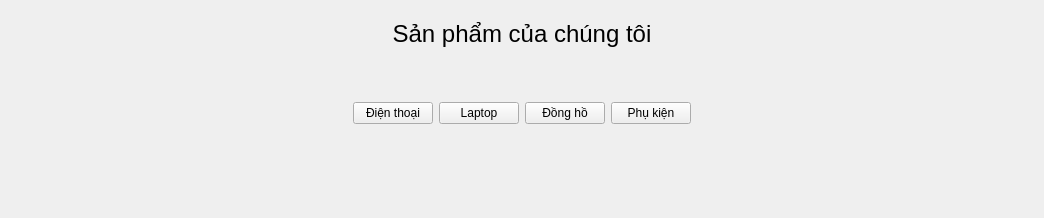
                   <widget class="QWidget" name="widget_15" native="true">
                    <property name="minimumSize">
                     <size>
                      <width>0</width>
                      <height>0</height>
                     </size>
                    </property>
                    <layout class="QVBoxLayout" name="verticalLayout_9">
                     <item>
                      <widget class="QWidget" name="widget_19" native="true">
                       <layout class="QHBoxLayout" name="horizontalLayout">
                        <item>
                         <widget class="QLabel" name="label_3">
                          <property name="font">
                           <font>
                            <pointsize>18</pointsize>
                           </font>
                          </property>
                          <property name="text">
                           <string>Sản phẩm của chúng tôi</string>
                          </property>
                          <property name="alignment">
                           <set>Qt::AlignCenter</set>
                          </property>
                         </widget>
                        </item>
                       </layout>
                      </widget>
                     </item>
                     <item>
                      <widget class="QWidget" name="ourProductContainer" native="true">
                       <property name="minimumSize">
                        <size>
                         <width>0</width>
                         <height>100</height>
                        </size>
                       </property>
                       <layout class="QHBoxLayout" name="horizontalLayout_3">
                        <item>
                         <spacer name="horizontalSpacer_4">
                          <property name="orientation">
                           <enum>Qt::Horizontal</enum>
                          </property>
                          <property name="sizeHint" stdset="0">
                           <size>
                            <width>324</width>
                            <height>20</height>
                           </size>
                          </property>
                         </spacer>
                        </item>
                        <item>
                         <widget class="QWidget" name="ourProduct" native="true">
                          <property name="minimumSize">
                           <size>
                            <width>100</width>
                            <height>0</height>
                           </size>
                          </property>
                          <layout class="QHBoxLayout" name="horizontalLayout_8">
                           <item>
                            <layout class="QHBoxLayout" name="horizontalLayout_7">
                             <item>
                              <widget class="QPushButton" name="pushButton_9">
                               <property name="cursor">
                                <cursorShape>PointingHandCursor</cursorShape>
                               </property>
                               <property name="text">
                                <string>Điện thoại</string>
                               </property>
                              </widget>
                             </item>
                             <item>
                              <widget class="QPushButton" name="pushButton_8">
                               <property name="cursor">
                                <cursorShape>PointingHandCursor</cursorShape>
                               </property>
                               <property name="text">
                                <string>Laptop</string>
                               </property>
                              </widget>
                             </item>
                             <item>
                              <widget class="QPushButton" name="pushButton_7">
                               <property name="cursor">
                                <cursorShape>PointingHandCursor</cursorShape>
                               </property>
                               <property name="text">
                                <string>Đồng hồ</string>
                               </property>
                              </widget>
                             </item>
                             <item>
                              <widget class="QPushButton" name="pushButton_6">
                               <property name="cursor">
                                <cursorShape>PointingHandCursor</cursorShape>
                               </property>
                               <property name="text">
                                <string>Phụ kiện</string>
                               </property>
                              </widget>
                             </item>
                            </layout>
                           </item>
                          </layout>
                         </widget>
                        </item>
                        <item>
                         <spacer name="horizontalSpacer_5">
                          <property name="orientation">
                           <enum>Qt::Horizontal</enum>
                          </property>
                          <property name="sizeHint" stdset="0">
                           <size>
                            <width>324</width>
                            <height>20</height>
                           </size>
                          </property>
                         </spacer>
                        </item>
                       </layout>
                      </widget>
                     </item>
                     <item>
                      <widget class="QWidget" name="widget_17" native="true">
                       <property name="minimumSize">
                        <size>
                         <width>0</width>
                         <height>0</height>
                        </size>
                       </property>
                       <layout class="QHBoxLayout" name="horizontalLayout_14">
                        <item>
                         <layout class="QHBoxLayout" name="horizontalLayout_13">
                          <item>
                           <spacer name="horizontalSpacer_6">
                            <property name="orientation">
                             <enum>Qt::Horizontal</enum>
                            </property>
                            <property name="sizeHint" stdset="0">
                             <size>
                              <width>40</width>
                              <height>20</height>
                             </size>
                            </property>
                           </spacer>
                          </item>
                          <item>
                           <widget class="QWidget" name="widget_18" native="true">
                            <property name="minimumSize">
                             <size>
                              <width>100</width>
                              <height>0</height>
                             </size>
                            </property>
                            <property name="sizeIncrement">
                             <size>
                              <width>0</width>
                              <height>0</height>
                             </size>
                            </property>
                            <widget class="QWidget" name="sectionWhy_2" native="true">
                             <property name="geometry">
                              <rect>
                               <x>0</x>
                               <y>0</y>
                               <width>961</width>
                               <height>159</height>
                              </rect>
                             </property>
                             <property name="minimumSize">
                              <size>
                               <width>0</width>
                               <height>0</height>
                              </size>
                             </property>
                             <widget class="QWidget" name="widget_25" native="true">
                              <property name="geometry">
                               <rect>
                                <x>10</x>
                                <y>10</y>
                                <width>924</width>
                                <height>160</height>
                               </rect>
                              </property>
                              <property name="minimumSize">
                               <size>
                                <width>300</width>
                                <height>0</height>
                               </size>
                              </property>
                              <property name="maximumSize">
                               <size>
                                <width>16777215</width>
                                <height>16777215</height>
                               </size>
                              </property>
                              <layout class="QHBoxLayout" name="horizontalLayout_24">
                               <item>
                                <widget class="QWidget" name="widget_26" native="true">
                                 <property name="minimumSize">
                                  <size>
                                   <width>100</width>
                                   <height>0</height>
                                  </size>
                                 </property>
                                 <layout class="QVBoxLayout" name="verticalLayout_13">
                                  <property name="spacing">
                                   <number>0</number>
                                  </property>
                                  <property name="leftMargin">
                                   <number>0</number>
                                  </property>
                                  <property name="topMargin">
                                   <number>0</number>
                                  </property>
                                  <property name="rightMargin">
                                   <number>0</number>
                                  </property>
                                  <property name="bottomMargin">
                                   <number>0</number>
                                  </property>
                                  <item alignment="Qt::AlignHCenter">
                                   <widget class="QLabel" name="label_16">
                                    <property name="maximumSize">
                                     <size>
                                      <width>64</width>
                                      <height>64</height>
                                     </size>
                                    </property>
                                    <property name="text">
                                     <string/>
                                    </property>
                                    <property name="pixmap">
                                     <pixmap resource="../resource.qrc">:/img/resources/img/why_1.png</pixmap>
                                    </property>
                                   </widget>
                                  </item>
                                  <item>
                                   <widget class="QLabel" name="label_17">
                                    <property name="maximumSize">
                                     <size>
                                      <width>16777215</width>
                                      <height>20</height>
                                     </size>
                                    </property>
                                    <property name="text">
                                     <string>MIỄN PHÍ GIAO HÀNG</string>
                                    </property>
                                    <property name="alignment">
                                     <set>Qt::AlignCenter</set>
                                    </property>
                                   </widget>
                                  </item>
                                  <item>
                                   <widget class="QLabel" name="label_18">
                                    <property name="text">
                                     <string>Áp dụng Free ship cho tất cả đơn hàng từ 500 nghìn, giao ngay trong vòng 24h</string>
                                    </property>
                                    <property name="alignment">
                                     <set>Qt::AlignHCenter|Qt::AlignTop</set>
                                    </property>
                                    <property name="wordWrap">
                                     <bool>true</bool>
                                    </property>
                                   </widget>
                                  </item>
                                 </layout>
                                </widget>
                               </item>
                               <item>
                                <widget class="QWidget" name="widget_27" native="true">
                                 <layout class="QVBoxLayout" name="verticalLayout_14">
                                  <item>
                                   <widget class="QLabel" name="label_19">
                                    <property name="maximumSize">
                                     <size>
                                      <width>64</width>
                                      <height>64</height>
                                     </size>
                                    </property>
                                    <property name="text">
                                     <string/>
                                    </property>
                                    <property name="pixmap">
                                     <pixmap resource="../resource.qrc">:/img/resources/img/why_1.png</pixmap>
                                    </property>
                                   </widget>
                                  </item>
                                  <item>
                                   <widget class="QLabel" name="label_20">
                                    <property name="maximumSize">
                                     <size>
                                      <width>16777215</width>
                                      <height>20</height>
                                     </size>
                                    </property>
                                    <property name="text">
                                     <string>MIỄN PHÍ GIAO HÀNG</string>
                                    </property>
                                    <property name="alignment">
                                     <set>Qt::AlignCenter</set>
                                    </property>
                                   </widget>
                                  </item>
                                  <item>
                                   <widget class="QLabel" name="label_21">
                                    <property name="text">
                                     <string>Áp dụng Free ship cho tất cả đơn hàng từ 500 nghìn, giao ngay trong vòng 24h</string>
                                    </property>
                                    <property name="alignment">
                                     <set>Qt::AlignHCenter|Qt::AlignTop</set>
                                    </property>
                                    <property name="wordWrap">
                                     <bool>true</bool>
                                    </property>
                                   </widget>
                                  </item>
                                 </layout>
                                </widget>
                               </item>
                               <item>
                                <widget class="QWidget" name="widget_28" native="true">
                                 <layout class="QVBoxLayout" name="verticalLayout_15">
                                  <item>
                                   <widget class="QLabel" name="label_22">
                                    <property name="maximumSize">
                                     <size>
                                      <width>64</width>
                                      <height>64</height>
                                     </size>
                                    </property>
                                    <property name="text">
                                     <string/>
                                    </property>
                                    <property name="pixmap">
                                     <pixmap resource="../resource.qrc">:/img/resources/img/why_1.png</pixmap>
                                    </property>
                                   </widget>
                                  </item>
                                  <item>
                                   <widget class="QLabel" name="label_23">
                                    <property name="maximumSize">
                                     <size>
                                      <width>16777215</width>
                                      <height>20</height>
                                     </size>
                                    </property>
                                    <property name="text">
                                     <string>MIỄN PHÍ GIAO HÀNG</string>
                                    </property>
                                    <property name="alignment">
                                     <set>Qt::AlignCenter</set>
                                    </property>
                                   </widget>
                                  </item>
                                  <item>
                                   <widget class="QLabel" name="label_24">
                                    <property name="text">
                                     <string>Áp dụng Free ship cho tất cả đơn hàng từ 500 nghìn, giao ngay trong vòng 24h</string>
                                    </property>
                                    <property name="alignment">
                                     <set>Qt::AlignHCenter|Qt::AlignTop</set>
                                    </property>
                                    <property name="wordWrap">
                                     <bool>true</bool>
                                    </property>
                                   </widget>
                                  </item>
                                 </layout>
                                </widget>
                               </item>
                               <item>
                                <widget class="QWidget" name="widget_29" native="true">
                                 <layout class="QVBoxLayout" name="verticalLayout_16">
                                  <item>
                                   <widget class="QLabel" name="label_25">
                                    <property name="maximumSize">
                                     <size>
                                      <width>64</width>
                                      <height>64</height>
                                     </size>
                                    </property>
                                    <property name="text">
                                     <string/>
                                    </property>
                                    <property name="pixmap">
                                     <pixmap resource="../resource.qrc">:/img/resources/img/why_1.png</pixmap>
                                    </property>
                                   </widget>
                                  </item>
                                  <item>
                                   <widget class="QLabel" name="label_26">
                                    <property name="maximumSize">
                                     <size>
                                      <width>16777215</width>
                                      <height>20</height>
                                     </size>
                                    </property>
                                    <property name="text">
                                     <string>MIỄN PHÍ GIAO HÀNG</string>
                                    </property>
                                    <property name="alignment">
                                     <set>Qt::AlignCenter</set>
                                    </property>
                                   </widget>
                                  </item>
                                  <item>
                                   <widget class="QLabel" name="label_27">
                                    <property name="text">
                                     <string>Áp dụng Free ship cho tất cả đơn hàng từ 500 nghìn, giao ngay trong vòng 24h</string>
                                    </property>
                                    <property name="alignment">
                                     <set>Qt::AlignHCenter|Qt::AlignTop</set>
                                    </property>
                                    <property name="wordWrap">
                                     <bool>true</bool>
                                    </property>
                                   </widget>
                                  </item>
                                 </layout>
                                </widget>
                               </item>
                              </layout>
                             </widget>
                            </widget>
                           </widget>
                          </item>
                          <item>
                           <spacer name="horizontalSpacer_7">
                            <property name="orientation">
                             <enum>Qt::Horizontal</enum>
                            </property>
                            <property name="sizeHint" stdset="0">
                             <size>
                              <width>40</width>
                              <height>20</height>
                             </size>
                            </property>
                           </spacer>
                          </item>
                         </layout>
                        </item>
                       </layout>
                      </widget>
                     </item>
                    </layout>
                   </widget>
